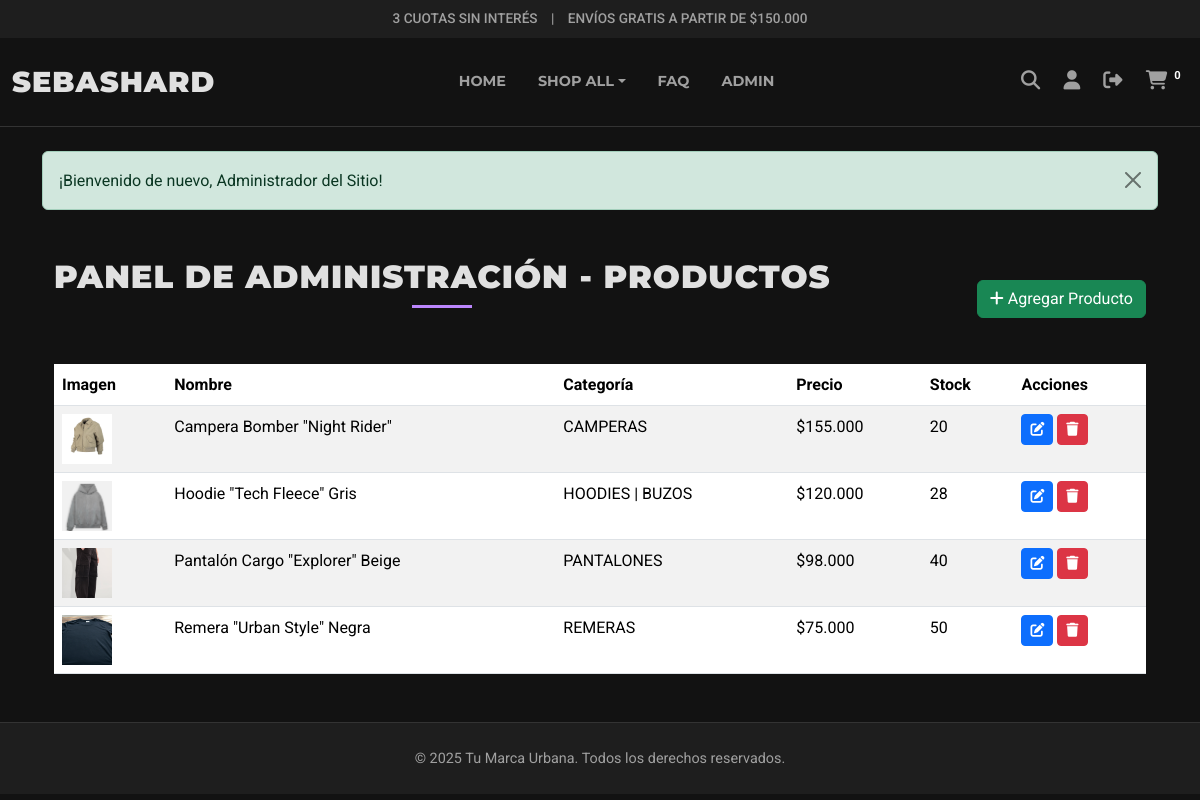
Page /admin/index.php (signed in) on the committed database.
### tables this page shows
CREATE TABLE `productos` (
  `id` int(11) NOT NULL,
  `nombre` varchar(150) NOT NULL,
  `descripcion` text DEFAULT NULL,
  `precio` decimal(10,2) NOT NULL,
  `categoria_id` int(11) DEFAULT NULL,
  `stock` int(11) DEFAULT 0,
  `imagen_url` varchar(255) DEFAULT 'default_product.jpg',
  `fecha_creacion` timestamp NOT NULL DEFAULT current_timestamp(),
  `fecha_actualizacion` timestamp NOT NULL DEFAULT current_timestamp() ON UPDATE current_timestamp()
);

CREATE TABLE `categorias` (
  `id` int(11) NOT NULL,
  `nombre` varchar(100) NOT NULL,
  `slug` varchar(120) NOT NULL
);

### includes/config.php (called while the page is built, shortened)
<?php
function html_escape($string) {
    return htmlspecialchars($string ?? '', ENT_QUOTES | ENT_SUBSTITUTE, 'UTF-8');
}
?>

### admin/index.php (the view, shortened to what this page needs)
<?php
require_once '../includes/config.php';
$stmt = $pdo->query("SELECT p.*, c.nombre as categoria_nombre FROM productos p LEFT JOIN categorias c ON p.categoria_id = c.id ORDER BY p.nombre ASC");
$products = $stmt->fetchAll();
require_once '../includes/header.php';
?>
<div class="container my-5">
    <div class="d-flex justify-content-between align-items-center mb-4">
        <h1 class="section-title">Panel de Administración - Productos</h1>
        <a href="product_form.php" class="btn btn-success"><i class="fas fa-plus"></i> Agregar Producto</a>
    </div>
    <?php if (empty($products)): ?>
        <p>No hay productos para mostrar. ¡Agrega algunos!</p>
    <?php else: ?>
        <table class="table table-striped table-hover admin-table">
            <thead>
                <tr>
                    <th>Imagen</th>
                    <th>Nombre</th>
                    <th>Categoría</th>
                    <th>Precio</th>
                    <th>Stock</th>
                    <th>Acciones</th>
                </tr>
            </thead>
            <tbody>
                <?php foreach ($products as $product): ?>
                <tr>
                    <td><img src="<?php echo UPLOADS_URL . html_escape($product['imagen_url']); ?>" alt="" style="width: 50px; height: 50px; object-fit: cover;"></td>
                    <td><?php echo html_escape($product['nombre']); ?></td>
                    <td><?php echo html_escape($product['categoria_nombre'] ?? 'N/A'); ?></td>
                    <td>$<?php echo html_escape(number_format($product['precio'], 0, ',', '.')); ?></td>
                    <td><?php echo $product['stock']; ?></td>
                    <td>
                        <a href="product_form.php?edit_id=<?php echo $product['id']; ?>" class="btn btn-sm btn-primary" title="Editar"><i class="fas fa-edit"></i></a>
                        <form action="product_actions.php" method="post" class="d-inline" onsubmit="return confirm('¿Estás seguro de que quieres eliminar este producto?');">
                            <button type="submit" class="btn btn-sm btn-danger" title="Eliminar"><i class="fas fa-trash"></i></button>
                        </form>
                    </td>
                </tr>
                <?php endforeach; ?>
            </tbody>
        </table>
    <?php endif; ?>
</div>
<?php require_once '../includes/footer.php'; ?>

### assets/css/style.css (style rules this page uses)
:root { --color-background: #121212; --color-surface: #1E1E1E; --color-primary-text: #E0E0E0; --color-secondary-text: #A0A0A0; --color-accent: #BB86FC; --color-accent-hover: #a16ef7; --color-border: #333333; --font-primary: 'Montserrat', sans-serif; --font-secondary: 'Roboto', sans-serif; }
body { background-color: var(--color-background); color: var(--color-primary-text); font-family: var(--font-secondary); line-height: 1.6; }
h1, h2, h3, h4, h5, h6 { font-family: var(--font-primary); font-weight: 700; color: var(--color-primary-text); }
a { color: var(--color-accent); text-decoration: none; }
.section-title { font-family: var(--font-primary); font-weight: 900; font-size: 2rem; text-transform: uppercase; letter-spacing: 1px; margin-bottom: 2rem; position: relative; display: inline-block; }
.section-title::after { content: ''; display: block; width: 60px; height: 3px; background-color: var(--color-accent); margin: 0.5rem auto 0; }

### rows in the picture
productos: imagen_url (picture), nombre "Campera Bomber \"Night Rider\"", categoria.nombre "CAMPERAS", precio "155.000", stock "20"
productos: imagen_url (picture), nombre "Hoodie \"Tech Fleece\" Gris", categoria.nombre "HOODIES | BUZOS", precio "120.000", stock "28"
productos: imagen_url (picture), nombre "Pantalón Cargo \"Explorer\" Beige", categoria.nombre "PANTALONES", precio "98.000", stock "40"
productos: imagen_url (picture), nombre "Remera \"Urban Style\" Negra", categoria.nombre "REMERAS", precio "75.000", stock "50"

### other values in the picture
$_SESSION['success_message'] "¡Bienvenido de nuevo, Administrador del Sitio!"
